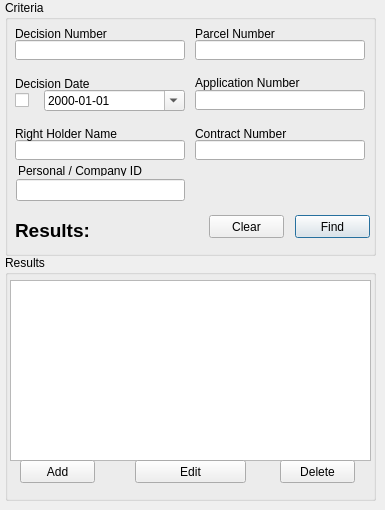
      <widget class="QWidget" name="decision_tab">
       <attribute name="title">
        <string>Decision</string>
       </attribute>
       <widget class="QGroupBox" name="groupBox_13">
        <property name="geometry">
         <rect>
          <x>5</x>
          <y>0</y>
          <width>371</width>
          <height>256</height>
         </rect>
        </property>
        <property name="title">
         <string>Criteria</string>
        </property>
        <widget class="QLineEdit" name="decision_num_edit">
         <property name="geometry">
          <rect>
           <x>10</x>
           <y>40</y>
           <width>170</width>
           <height>20</height>
          </rect>
         </property>
        </widget>
        <widget class="QLineEdit" name="decision_right_holder_name_edit">
         <property name="geometry">
          <rect>
           <x>10</x>
           <y>140</y>
           <width>170</width>
           <height>20</height>
          </rect>
         </property>
        </widget>
        <widget class="QLineEdit" name="decision_parcel_num_edit">
         <property name="geometry">
          <rect>
           <x>190</x>
           <y>40</y>
           <width>170</width>
           <height>20</height>
          </rect>
         </property>
        </widget>
        <widget class="QLineEdit" name="decision_contract_num_edit">
         <property name="geometry">
          <rect>
           <x>190</x>
           <y>140</y>
           <width>170</width>
           <height>20</height>
          </rect>
         </property>
        </widget>
        <widget class="QLineEdit" name="decision_application_num_edit">
         <property name="geometry">
          <rect>
           <x>190</x>
           <y>90</y>
           <width>170</width>
           <height>20</height>
          </rect>
         </property>
        </widget>
        <widget class="QLabel" name="label_38">
         <property name="geometry">
          <rect>
           <x>10</x>
           <y>25</y>
           <width>170</width>
           <height>17</height>
          </rect>
         </property>
         <property name="text">
          <string>Decision Number</string>
         </property>
        </widget>
        <widget class="QLabel" name="label_39">
         <property name="geometry">
          <rect>
           <x>10</x>
           <y>75</y>
           <width>170</width>
           <height>17</height>
          </rect>
         </property>
         <property name="text">
          <string>Decision Date</string>
         </property>
        </widget>
        <widget class="QLabel" name="label_40">
         <property name="geometry">
          <rect>
           <x>10</x>
           <y>125</y>
           <width>170</width>
           <height>17</height>
          </rect>
         </property>
         <property name="text">
          <string>Right Holder Name</string>
         </property>
        </widget>
        <widget class="QLabel" name="label_42">
         <property name="geometry">
          <rect>
           <x>190</x>
           <y>25</y>
           <width>170</width>
           <height>17</height>
          </rect>
         </property>
         <property name="text">
          <string>Parcel Number</string>
         </property>
        </widget>
        <widget class="QLabel" name="label_43">
         <property name="geometry">
          <rect>
           <x>190</x>
           <y>75</y>
           <width>170</width>
           <height>16</height>
          </rect>
         </property>
         <property name="text">
          <string>Application Number</string>
         </property>
        </widget>
        <widget class="QLabel" name="label_44">
         <property name="geometry">
          <rect>
           <x>190</x>
           <y>125</y>
           <width>170</width>
           <height>17</height>
          </rect>
         </property>
         <property name="text">
          <string>Contract Number</string>
         </property>
        </widget>
        <widget class="QDateEdit" name="decision_date">
         <property name="geometry">
          <rect>
           <x>39</x>
           <y>90</y>
           <width>141</width>
           <height>21</height>
          </rect>
         </property>
         <property name="displayFormat">
          <string>yyyy-MM-dd</string>
         </property>
         <property name="calendarPopup">
          <bool>true</bool>
         </property>
        </widget>
        <widget class="QPushButton" name="decision_clear_button">
         <property name="geometry">
          <rect>
           <x>204</x>
           <y>215</y>
           <width>75</width>
           <height>23</height>
          </rect>
         </property>
         <property name="text">
          <string>Clear</string>
         </property>
        </widget>
        <widget class="QPushButton" name="decision_find_button">
         <property name="geometry">
          <rect>
           <x>290</x>
           <y>215</y>
           <width>75</width>
           <height>23</height>
          </rect>
         </property>
         <property name="text">
          <string>Find</string>
         </property>
         <property name="default">
          <bool>true</bool>
         </property>
        </widget>
        <widget class="QCheckBox" name="decision_date_cbox">
         <property name="geometry">
          <rect>
           <x>10</x>
           <y>90</y>
           <width>21</width>
           <height>20</height>
          </rect>
         </property>
         <property name="text">
          <string/>
         </property>
        </widget>
        <widget class="QLabel" name="decision_results_label">
         <property name="geometry">
          <rect>
           <x>10</x>
           <y>220</y>
           <width>111</width>
           <height>20</height>
          </rect>
         </property>
         <property name="font">
          <font>
           <family>Lucida Grande</family>
           <pointsize>14</pointsize>
           <weight>75</weight>
           <bold>true</bold>
          </font>
         </property>
         <property name="text">
          <string>Results:</string>
         </property>
         <property name="alignment">
          <set>Qt::AlignLeading|Qt::AlignLeft|Qt::AlignVCenter</set>
         </property>
        </widget>
        <widget class="QLineEdit" name="personal_decision_edit">
         <property name="geometry">
          <rect>
           <x>11</x>
           <y>179</y>
           <width>169</width>
           <height>22</height>
          </rect>
         </property>
        </widget>
        <widget class="QLabel" name="label_72">
         <property name="geometry">
          <rect>
           <x>13</x>
           <y>166</y>
           <width>152</width>
           <height>10</height>
          </rect>
         </property>
         <property name="text">
          <string>Personal / Company ID</string>
         </property>
        </widget>
       </widget>
       <widget class="QGroupBox" name="groupBox_14">
        <property name="geometry">
         <rect>
          <x>5</x>
          <y>255</y>
          <width>371</width>
          <height>246</height>
         </rect>
        </property>
        <property name="title">
         <string>Results</string>
        </property>
        <widget class="QTableWidget" name="decision_results_twidget">
         <property name="geometry">
          <rect>
           <x>5</x>
           <y>25</y>
           <width>361</width>
           <height>181</height>
          </rect>
         </property>
         <property name="selectionMode">
          <enum>QAbstractItemView::ExtendedSelection</enum>
         </property>
        </widget>
        <widget class="QPushButton" name="decision_delete_button">
         <property name="geometry">
          <rect>
           <x>275</x>
           <y>205</y>
           <width>75</width>
           <height>23</height>
          </rect>
         </property>
         <property name="text">
          <string>Delete</string>
         </property>
        </widget>
        <widget class="QPushButton" name="decision_edit_button">
         <property name="geometry">
          <rect>
           <x>130</x>
           <y>205</y>
           <width>111</width>
           <height>23</height>
          </rect>
         </property>
         <property name="text">
          <string>Edit</string>
         </property>
        </widget>
        <widget class="QPushButton" name="decision_add_button">
         <property name="geometry">
          <rect>
           <x>15</x>
           <y>205</y>
           <width>75</width>
           <height>23</height>
          </rect>
         </property>
         <property name="text">
          <string>Add</string>
         </property>
        </widget>
       </widget>
      </widget>
